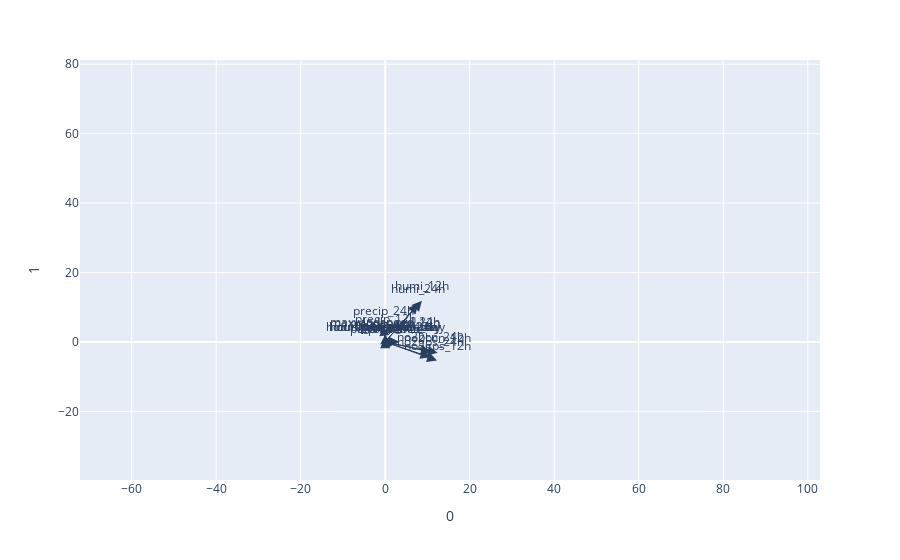

Source (notebook cell):
### Markdown cell above
We visualize the variables in the PCA, to interpret the components

### Code cell
import plotly.express as px
loadings = pca.components_.T * np.sqrt(pca.explained_variance_)

fig = px.scatter(pca_features, x=0, y=1, color=None, color_discrete_sequence=['rgba(147,112,219,0.0)'])

for i, feature in enumerate(num_cols[:-2]):
    fig.add_annotation(
        ax=0, ay=0,
        axref="x", ayref="y",
        x=loadings[i, 0],
        y=loadings[i, 1],
        showarrow=True,
        arrowsize=2,
        arrowhead=2,
        xanchor="right",
        yanchor="top"
    )
    fig.add_annotation(
        x=loadings[i, 0],
        y=loadings[i, 1],
        ax=0, ay=0,
        xanchor="center",
        yanchor="bottom",
        text=feature,
        yshift=5,
    )
fig.show()

### Figure 1 — Plotly figure (JSON) as saved in the notebook; plotly's stock layout.template omitted (floating-point values rounded to 4 significant figures; data arrays with more than 128 entries replaced by an {"elided": "..."} marker saying what was removed)
{"data": [{"hovertemplate": "0=%{x}<br>1=%{y}<extra></extra>", "legendgroup": "", "marker": {"color": "rgba(147,112,219,0.0)", "symbol": "circle"}, "mode": "markers", "name": "", "showlegend": false, "type": "scattergl", "x": {"elided": "1612 float values"}, "xaxis": "x", "y": {"elided": "1612 float values"}, "yaxis": "y"}], "layout": {"annotations": [{"arrowhead": 2, "arrowsize": 2, "ax": 0, "axref": "x", "ay": 0, "ayref": "y", "showarrow": true, "x": 0.3299, "xanchor": "right", "y": -0.6045, "yanchor": "top"}, {"ax": 0, "ay": 0, "text": "performance", "x": 0.3299, "xanchor": "center", "y": -0.6045, "yanchor": "bottom", "yshift": 5}, {"arrowhead": 2, "arrowsize": 2, "ax": 0, "axref": "x", "ay": 0, "ayref": "y", "showarrow": true, "x": 10.82, "xanchor": "right", "y": -2.949, "yanchor": "top"}, {"ax": 0, "ay": 0, "text": "no2bcn_24h", "x": 10.82, "xanchor": "center", "y": -2.949, "yanchor": "bottom", "yshift": 5}, {"arrowhead": 2, "arrowsize": 2, "ax": 0, "axref": "x", "ay": 0, "ayref": "y", "showarrow": true, "x": 12.42, "xanchor": "right", "y": -3.156, "yanchor": "top"}, {"ax": 0, "ay": 0, "text": "no2bcn_12h", "x": 12.42, "xanchor": "center", "y": -3.156, "yanchor": "bottom", "yshift": 5}, {"arrowhead": 2, "arrowsize": 2, "ax": 0, "axref": "x", "ay": 0, "ayref": "y", "showarrow": true, "x": 10.71, "xanchor": "right", "y": -4.431, "yanchor": "top"}, {"ax": 0, "ay": 0, "text": "no2gps_24h", "x": 10.71, "xanchor": "center", "y": -4.431, "yanchor": "bottom", "yshift": 5}, {"arrowhead": 2, "arrowsize": 2, "ax": 0, "axref": "x", "ay": 0, "ayref": "y", "showarrow": true, "x": 12.26, "xanchor": "right", "y": -5.38, "yanchor": "top"}, {"ax": 0, "ay": 0, "text": "no2gps_12h", "x": 12.26, "xanchor": "center", "y": -5.38, "yanchor": "bottom", "yshift": 5}, {"arrowhead": 2, "arrowsize": 2, "ax": 0, "axref": "x", "ay": 0, "ayref": "y", "showarrow": true, "x": 2.168, "xanchor": "right", "y": -0.6205, "yanchor": "top"}, {"ax": 0, "ay": 0, "text": "pm25bcn", "x": 2.168, "xanchor": "center", "y": -0.6205, "yanchor": "bottom", "yshift": 5}, {"arrowhead": 2, "arrowsize": 2, "ax": 0, "axref": "x", "ay": 0, "ayref": "y", "showarrow": true, "x": 0.493, "xanchor": "right", "y": -0.04684, "yanchor": "top"}, {"ax": 0, "ay": 0, "text": "BCμg", "x": 0.493, "xanchor": "center", "y": -0.04684, "yanchor": "bottom", "yshift": 5}, {"arrowhead": 2, "arrowsize": 2, "ax": 0, "axref": "x", "ay": 0, "ayref": "y", "showarrow": true, "x": 0.1504, "xanchor": "right", "y": -0.02845, "yanchor": "top"}, {"ax": 0, "ay": 0, "text": "hours_noise_55_day", "x": 0.1504, "xanchor": "center", "y": -0.02845, "yanchor": "bottom", "yshift": 5}, {"arrowhead": 2, "arrowsize": 2, "ax": 0, "axref": "x", "ay": 0, "ayref": "y", "showarrow": true, "x": -0.01924, "xanchor": "right", "y": -0.01712, "yanchor": "top"}, {"ax": 0, "ay": 0, "text": "hours_noise_65_day", "x": -0.01924, "xanchor": "center", "y": -0.01712, "yanchor": "bottom", "yshift": 5}, {"arrowhead": 2, "arrowsize": 2, "ax": 0, "axref": "x", "ay": 0, "ayref": "y", "showarrow": true, "x": 0.1311, "xanchor": "right", "y": 0.0256, "yanchor": "top"}, {"ax": 0, "ay": 0, "text": "hours_greenblue_day", "x": 0.1311, "xanchor": "center", "y": 0.0256, "yanchor": "bottom", "yshift": 5}, {"arrowhead": 2, "arrowsize": 2, "ax": 0, "axref": "x", "ay": 0, "ayref": "y", "showarrow": true, "x": -0.02799, "xanchor": "right", "y": 0.6007, "yanchor": "top"}, {"ax": 0, "ay": 0, "text": "tmean_24h", "x": -0.02799, "xanchor": "center", "y": 0.6007, "yanchor": "bottom", "yshift": 5}, {"arrowhead": 2, "arrowsize": 2, "ax": 0, "axref": "x", "ay": 0, "ayref": "y", "showarrow": true, "x": -0.06372, "xanchor": "right", "y": 0.1955, "yanchor": "top"}, {"ax": 0, "ay": 0, "text": "tmean_12h", "x": -0.06372, "xanchor": "center", "y": 0.1955, "yanchor": "bottom", "yshift": 5}, {"arrowhead": 2, "arrowsize": 2, "ax": 0, "axref": "x", "ay": 0, "ayref": "y", "showarrow": true, "x": 7.813, "xanchor": "right", "y": 11.03, "yanchor": "top"}, {"ax": 0, "ay": 0, "text": "humi_24h", "x": 7.813, "xanchor": "center", "y": 11.03, "yanchor": "bottom", "yshift": 5}, {"arrowhead": 2, "arrowsize": 2, "ax": 0, "axref": "x", "ay": 0, "ayref": "y", "showarrow": true, "x": 8.682, "xanchor": "right", "y": 11.83, "yanchor": "top"}, {"ax": 0, "ay": 0, "text": "humi_12h", "x": 8.682, "xanchor": "center", "y": 11.83, "yanchor": "bottom", "yshift": 5}, {"arrowhead": 2, "arrowsize": 2, "ax": 0, "axref": "x", "ay": 0, "ayref": "y", "showarrow": true, "x": 3.28, "xanchor": "right", "y": 0.07518, "yanchor": "top"}, {"ax": 0, "ay": 0, "text": "pressure_24h", "x": 3.28, "xanchor": "center", "y": 0.07518, "yanchor": "bottom", "yshift": 5}, {"arrowhead": 2, "arrowsize": 2, "ax": 0, "axref": "x", "ay": 0, "ayref": "y", "showarrow": true, "x": 3.1, "xanchor": "right", "y": -0.1508, "yanchor": "top"}, {"ax": 0, "ay": 0, "text": "pressure_12h", "x": 3.1, "xanchor": "center", "y": -0.1508, "yanchor": "bottom", "yshift": 5}, {"arrowhead": 2, "arrowsize": 2, "ax": 0, "axref": "x", "ay": 0, "ayref": "y", "showarrow": true, "x": -0.5153, "xanchor": "right", "y": 4.657, "yanchor": "top"}, {"ax": 0, "ay": 0, "text": "precip_24h", "x": -0.5153, "xanchor": "center", "y": 4.657, "yanchor": "bottom", "yshift": 5}, {"arrowhead": 2, "arrowsize": 2, "ax": 0, "axref": "x", "ay": 0, "ayref": "y", "showarrow": true, "x": 0.04795, "xanchor": "right", "y": 2.178, "yanchor": "top"}, {"ax": 0, "ay": 0, "text": "precip_12h", "x": 0.04795, "xanchor": "center", "y": 2.178, "yanchor": "bottom", "yshift": 5}, {"arrowhead": 2, "arrowsize": 2, "ax": 0, "axref": "x", "ay": 0, "ayref": "y", "showarrow": true, "x": -0.104, "xanchor": "right", "y": 1.381, "yanchor": "top"}, {"ax": 0, "ay": 0, "text": "maxwindspeed_24h", "x": -0.104, "xanchor": "center", "y": 1.381, "yanchor": "bottom", "yshift": 5}, {"arrowhead": 2, "arrowsize": 2, "ax": 0, "axref": "x", "ay": 0, "ayref": "y", "showarrow": true, "x": 0.007681, "xanchor": "right", "y": 1.027, "yanchor": "top"}, {"ax": 0, "ay": 0, "text": "maxwindspeed_12h", "x": 0.007681, "xanchor": "center", "y": 1.027, "yanchor": "bottom", "yshift": 5}, {"arrowhead": 2, "arrowsize": 2, "ax": 0, "axref": "x", "ay": 0, "ayref": "y", "showarrow": true, "x": -0.2185, "xanchor": "right", "y": 0.1254, "yanchor": "top"}, {"ax": 0, "ay": 0, "text": "age_yrs", "x": -0.2185, "xanchor": "center", "y": 0.1254, "yanchor": "bottom", "yshift": 5}], "legend": {"tracegroupgap": 0}, "margin": {"t": 60}, "xaxis": {"anchor": "y", "domain": [0, 1], "title": {"text": "0"}}, "yaxis": {"anchor": "x", "domain": [0, 1], "title": {"text": "1"}}}}
